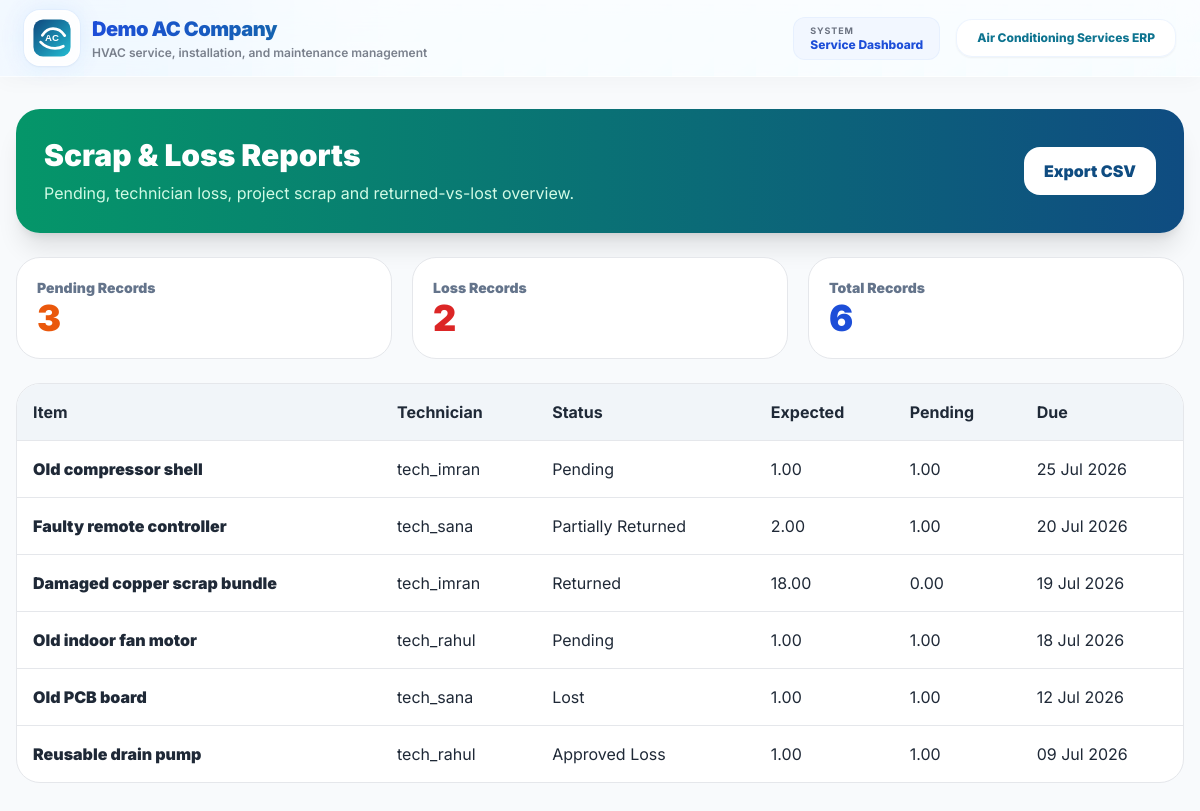
/store/scrap-returns/reports/ (signed in), run on the app's committed database.
### store/models.py (models this page shows, shortened)
class ScrapReturnRecord(models.Model):
    CONDITION_CHOICES = (
        ("SCRAP", "Scrap"),
        ("REUSABLE", "Reusable"),
        ("DAMAGED", "Damaged"),
        ("LOST", "Lost"),
    )
    STATUS_CHOICES = (
        ("PENDING", "Pending"),
        ("PARTIALLY_RETURNED", "Partially Returned"),
        ("RETURNED", "Returned"),
        ("LOST", "Lost"),
        ("WAIVED", "Waived"),
        ("DEDUCTED", "Deducted From Technician"),
        ("APPROVED_LOSS", "Approved Loss"),
    )
    material_issue = models.ForeignKey("material_issue.MaterialIssue", on_delete=models.SET_NULL, blank=True, null=True, related_name="scrap_return_records")
    customer = models.ForeignKey("customers.Customer", on_delete=models.SET_NULL, blank=True, null=True, related_name="scrap_return_records")
    project = models.ForeignKey(CustomerProject, on_delete=models.SET_NULL, blank=True, null=True, related_name="scrap_return_records")
    project_reference = models.CharField(max_length=220, blank=True, null=True)
    complaint_or_job_reference = models.CharField(max_length=220, blank=True, null=True)
    technician = models.ForeignKey(User, on_delete=models.SET_NULL, blank=True, null=True, related_name="scrap_return_records")
    item_name = models.CharField(max_length=220)
    quantity_expected = models.DecimalField(max_digits=12, decimal_places=2)
    quantity_received = models.DecimalField(max_digits=12, decimal_places=2, default=0)
    condition = models.CharField(max_length=20, choices=CONDITION_CHOICES, default="SCRAP")
    approx_value = models.DecimalField(max_digits=12, decimal_places=2, default=0)
    due_return_date = models.DateField()
    status = models.CharField(max_length=30, choices=STATUS_CHOICES, default="PENDING")
    remarks = models.TextField(blank=True, null=True)
    approved_by = models.ForeignKey(User, on_delete=models.SET_NULL, blank=True, null=True, related_name="approved_scrap_return_records")
    created_by = models.ForeignKey(User, on_delete=models.SET_NULL, blank=True, null=True, related_name="created_scrap_return_records")
    created_at = models.DateTimeField(auto_now_add=True)
    updated_at = models.DateTimeField(auto_now=True)
    class Meta:
        ordering = ["-due_return_date", "-id"]
    @property
    def quantity_pending(self):
        pending = self.quantity_expected - self.quantity_received
        return pending if pending > 0 else Decimal("0.00")

### store/views.py (the view, shortened to what this page needs)
# urls.py: path("scrap-returns/reports/", views.scrap_reports, name="scrap_reports"),
@login_required
def scrap_reports(request):
    records = ScrapReturnRecord.objects.select_related("technician", "customer", "project")
    pending = [record for record in records if record.status in {"PENDING", "PARTIALLY_RETURNED"}]
    losses = records.filter(status__in=["LOST", "APPROVED_LOSS", "DEDUCTED"])
    technician_rows = records.values("technician__username").annotate(total=Count("id")).order_by("technician__username")
    return render(request, "scrap_reports.html", {"records": records, "pending": pending, "losses": losses, "technician_rows": technician_rows})

### puriaccooling/context_processors.py (called while the page is built)
def branding(request):
    return {"BRAND": APP_BRANDING}

### templates/scrap_reports.html (shortened to what this page needs)
{% extends 'base.html' %}
{% block content %}<div class="min-h-screen bg-slate-50 px-4 py-8"><div class="max-w-7xl mx-auto"><div class="bg-gradient-to-r from-emerald-600 to-[#0F4C81] rounded-3xl p-7 shadow-xl mb-6 flex justify-between items-center"><div><h1 class="text-3xl font-black text-white">Scrap & Loss Reports</h1><p class="text-emerald-100 mt-2">Pending, technician loss, project scrap and returned-vs-lost overview.</p></div><a href="?export=csv" class="bg-white text-[#0F4C81] px-5 py-3 rounded-2xl font-black">Export CSV</a></div><div class="grid grid-cols-1 md:grid-cols-3 gap-5 mb-6"><div class="bg-white rounded-3xl border p-5"><p class="text-sm font-black text-slate-500">Pending Records</p><p class="text-4xl font-black text-orange-600">{{ pending|length }}</p></div><div class="bg-white rounded-3xl border p-5"><p class="text-sm font-black text-slate-500">Loss Records</p><p class="text-4xl font-black text-red-600">{{ losses.count }}</p></div><div class="bg-white rounded-3xl border p-5"><p class="text-sm font-black text-slate-500">Total Records</p><p class="text-4xl font-black text-blue-700">{{ records.count }}</p></div></div><div class="bg-white rounded-3xl border overflow-hidden"><table class="w-full text-left"><thead class="bg-slate-100"><tr><th class="p-4">Item</th><th class="p-4">Technician</th><th class="p-4">Status</th><th class="p-4">Expected</th><th class="p-4">Pending</th><th class="p-4">Due</th></tr></thead><tbody>{% for record in records %}<tr class="border-t"><td class="p-4 font-black">{{ record.item_name }}</td><td class="p-4">{{ record.technician.username|default:'-' }}</td><td class="p-4">{{ record.get_status_display }}</td><td class="p-4">{{ record.quantity_expected }}</td><td class="p-4">{{ record.quantity_pending }}</td><td class="p-4">{{ record.due_return_date|date:'d M Y' }}</td></tr>{% endfor %}</tbody></table></div></div></div>{% endblock %}

### templates/base.html (style rules this page uses)
body { font-family: 'Inter', sans-serif; scroll-behavior: smooth; }
.soft-grid { background-image: linear-gradient(rgba(59, 130, 246, 0.08) 1px, transparent 1px), linear-gradient(90deg, rgba(59, 130, 246, 0.08) 1px, transparent 1px); background-size: 42px 42px; }

### data on the page
ScrapReturnRecord: item_name "Old compressor shell", technician.username "tech_imran", status "Pending", quantity_expected "1.00", quantity_pending "1.00", due_return_date "25 Jul 2026"
ScrapReturnRecord: item_name "Faulty remote controller", technician.username "tech_sana", status "Partially Returned", quantity_expected "2.00", quantity_pending "1.00", due_return_date "20 Jul 2026"
ScrapReturnRecord: item_name "Damaged copper scrap bundle", technician.username "tech_imran", status "Returned", quantity_expected "18.00", quantity_pending "0.00", due_return_date "19 Jul 2026"
ScrapReturnRecord: item_name "Old indoor fan motor", technician.username "tech_rahul", status "Pending", quantity_expected "1.00", quantity_pending "1.00", due_return_date "18 Jul 2026"
ScrapReturnRecord: item_name "Old PCB board", technician.username "tech_sana", status "Lost", quantity_expected "1.00", quantity_pending "1.00", due_return_date "12 Jul 2026"
ScrapReturnRecord: item_name "Reusable drain pump", technician.username "tech_rahul", status "Approved Loss", quantity_expected "1.00", quantity_pending "1.00", due_return_date "09 Jul 2026"

### other printed values
{{ BRAND.TAGLINE }} "HVAC service, installation, and maintenance management"
{{ BRAND.APP_NAME }} "Air Conditioning Services ERP"
{{ pending|length }} "3"
{{ losses.count }} "2"
{{ records.count }} "6"
